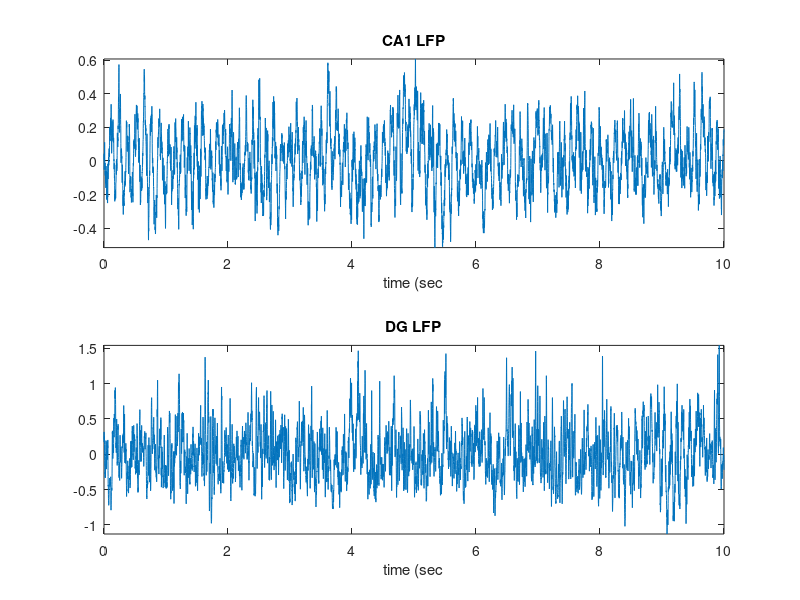

Here is the MATLAB script that generated this plot: (Note: this script raises an error after producing the figure.)
clear all;close all;
%% Data
load('2sample_CA1_DG_LFP_10s')
Nt = length(sample_CA1_theta);
fs = 1e3;
dt = 1/fs;
t = [0:Nt-1]*dt;

CA1theta = sample_CA1_theta;
DGLFP = sample_DG_complexLFP;
clear sample_DG_complexLFP sample_CA1_theta
figure;
subplot(211);plot(t,CA1theta);
xlabel('time (sec');title('CA1 LFP');axis tight
subplot(212);plot(t,DGLFP);axis tight
xlabel('time (sec');title('DG LFP');axis tight

%% Gabor spectrograms
L       = 10;
NFFT    = 2^L;
tw      = -NFFT/2+1:NFFT/2;
sigma   = .2;%[sec]
sigSamp = sigma*fs;
w       = sqrt(sqrt(2)/sigSamp)*exp(-pi*tw.*tw/sigSamp/sigSamp);
overlap = NFFT-1;
[SpecCA1, T, F]=spectrogram(CA1theta,w,overlap,NFFT,fs);%deriv gaussian windowed spectrogram
figure;imagesc(F,T,abs(SpecCA1));set(gca,'YDir','normal');
ylim([0 150])
set(gca,'YTick',[0:10:150])
grid on
xlabel('time (sec)');ylabel('Hz')
title('Gabor spectrogram CA1 LFP \theta')

[SpecDG, F, T]=spectrogram(DGLFP,w,overlap,NFFT,fs);%deriv gaussian windowed spectrogram
figure;imagesc(T,F,abs(SpecDG));set(gca,'YDir','normal');
ylim([0 150])
set(gca,'YTick',[0:10:150])
grid on
xlabel('time (sec)');ylabel('Hz')
title('Gabor spectrogram DG LFP')

%% Morlet wavelet spectrograms
sig1 =  struct('val',CA1theta,'period',dt);
cwtS1 = cwtft(sig1,'scales',1./[1:1:200]);
scales = cwtS1.scales;
MorletFourierFactor = 4*pi/(6+sqrt(2+6^2));
freq = 1./(scales.*MorletFourierFactor);
figure;imagesc(t,freq,abs(cwtS1.cfs));set(gca,'YDir','normal');
xlabel('time (sec)'); ylabel('Pseudo-frequency');
title('Morlet spectrogram CA1 LFP \theta')
set(gca,'YTick',[0:10:150])
grid on
ylim([0 150])

sig1 =  struct('val',DGLFP,'period',dt);
cwtS1 = cwtft(sig1,'scales',1./[1:1:200]);
scales = cwtS1.scales;
MorletFourierFactor = 4*pi/(6+sqrt(2+6^2));
freq = 1./(scales.*MorletFourierFactor);
figure;imagesc(t,freq,abs(cwtS1.cfs));set(gca,'YDir','normal');
xlabel('time (sec)'); ylabel('Pseudo-frequency');
title('Morlet spectrogram DG LFP \theta')
set(gca,'YTick',[0:10:150])
grid on
ylim([0 150])

%% HHT IF diagram

% %Do EMD using conventional algorithm
% IMFCA1 = emdos(CA1theta,'method','emd');
% IMFDG  = emdos(DGLFP,'method','emd');

%Do EMD using BP's local algorithm.
IMFCA1 = memd_emd_local(CA1theta,struct('local','y'));
IMFDG  = memd_emd_local(DGLFP,struct('local','y'));

% %Do EMD using Dan's local EMD, with Dan's "remove negative frequencies" weights.
% emd_opts=struct('localEMDfunc',@memd_nonegfreq);
% IMFCA1 = memd_emd(CA1theta,emd_opts);
% IMFDG = memd_emd(DGLFP,emd_opts);

% %Do EMD using Dan's local EMD, with Flandrin-style weights.
% emd_opts=struct('localEMDfunc',@memd_flandrin_weights);
% IMFCA1 = memd_emd(CA1theta,emd_opts);
% IMFDG = memd_emd(DGLFP,emd_opts);

plot_imf_1axis(IMFCA1,t,'CA1')
plot_imf_1axis(IMFDG,t,'DG')

%plot CWT magnitude of IMFs
nIMF = 20;
for j = 1:min(size(IMFDG,1),nIMF)
    %     subplot(nIMF,1,j)
    %     psd(Hs,IMFCA1(j,:),'Fs',fs)
    sig1 =  struct('val',IMFDG(j,:),'period',dt);
    cwtS1 = cwtft(sig1,'scales',1./[1:1:200]);
    scales = cwtS1.scales;
    MorletFourierFactor = 4*pi/(6+sqrt(2+6^2));
    freq = 1./(scales.*MorletFourierFactor);
    figure;imagesc(t,freq,abs(cwtS1.cfs));set(gca,'YDir','normal');
    xlabel('time (sec)'); ylabel('Pseudo-frequency');
    title('Morlet spectrogram DG LFP')
    set(gca,'YTick',[0:10:150])
    grid on
    ylim([0 150])
end
for j = 1:min(size(IMFCA1,1),nIMF)
    %     subplot(nIMF,1,j)
    %     psd(Hs,IMFCA1(j,:),'Fs',fs)
    sig1 =  struct('val',IMFCA1(j,:),'period',dt);
    cwtS1 = cwtft(sig1,'scales',1./[1:1:200]);
    scales = cwtS1.scales;
    MorletFourierFactor = 4*pi/(6+sqrt(2+6^2));
    freq = 1./(scales.*MorletFourierFactor);
    figure;imagesc(t,freq,abs(cwtS1.cfs));set(gca,'YDir','normal');
    xlabel('time (sec)'); ylabel('Pseudo-frequency');
    title('Morlet spectrogram CA1 LFP')
    set(gca,'YTick',[0:10:150])
    grid on
    ylim([0 150])
end

% %plot multitaper spectra of each IMF
% TW = 5;
% Hs=spectrum.mtm(TW);
% figure;
% for j = 1:nIMF
%     subplot(nIMF,1,j)
%     psd(Hs,IMFDG(j,:),'Fs',fs)
% end

% return
% %Plot instantaneous frequency of each IMF
% xIMFCA1   = hilbert(IMFCA1');
% xIMFDG    = hilbert(IMFDG');
% PhiIMFCA1 = angle(xIMFCA1');
% PhiIMFDG  = angle(xIMFDG);
% MagIMFCA1 = abs(xIMFCA1);figure;plot(t,MagIMFCA1)
% MagIMFDG  = abs(xIMFDG);
% IF_IMFCA1 = diff(PhiIMFCA1);
% IF_IMFDG  = diff(PhiIMFDG);
% figure;plot(t(2:end),IF_IMFCA1(:,1:3))
% figure;plot(t(2:end),IF_IMFDG(:,1:3))
